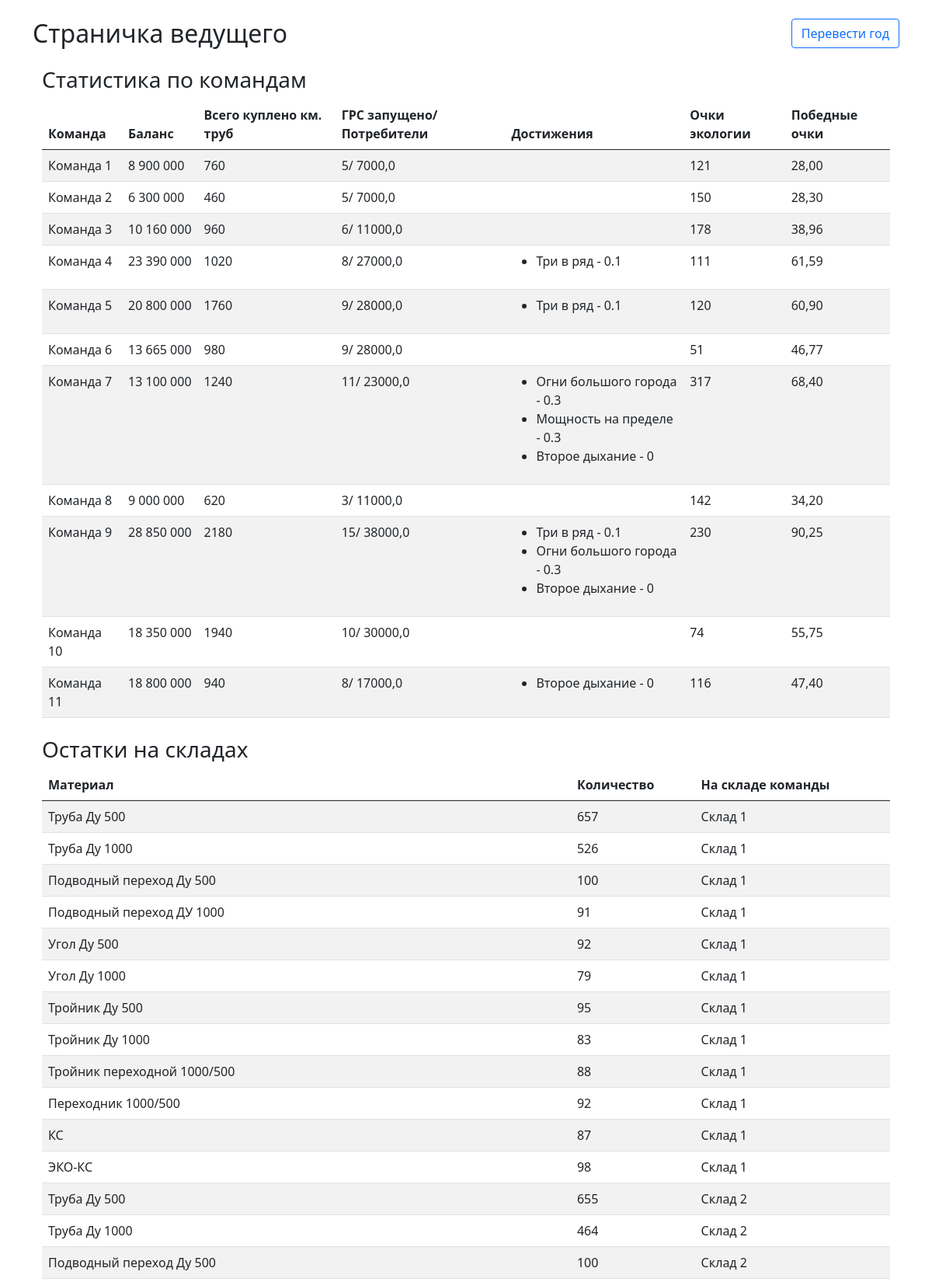
Screenshot of /control/ (upper part) with the database file from the repository.
### main/models.py (models this page shows, shortened)
class Team(models.Model):
    name = models.CharField(max_length=100, verbose_name='Имя команды')
    slug = models.SlugField(max_length=100)
    status = models.BooleanField(default=False, verbose_name='Активно')
    learn_les = models.BooleanField(default=False, verbose_name='Мастер ЛЭС')
    learn_grs = models.BooleanField(default=False, verbose_name='Оператор ГРС')
    learn_ks = models.BooleanField(default=False, verbose_name='Инженер ГKС')
    auto = models.IntegerField(default=0, verbose_name='Автотранспорт')

class EcoScore(models.Model):
    team = models.OneToOneField(Team, on_delete=models.CASCADE, related_name='eco_scores')
    score = models.FloatField(max_length=10, verbose_name='Всего баллов')

class Material(models.Model):
    name = models.CharField(max_length=100,verbose_name='Наименование')
    slug = models.SlugField(max_length=100, blank=True)
    price = models.FloatField(max_length=10, verbose_name='Стоимость')
    category = models.ForeignKey(Category, on_delete=models.SET_DEFAULT ,verbose_name='Категория', default='пусто')
    eco_score = models.FloatField(max_length=10, verbose_name='Экологический балл', default=0)

class ItemProperty(models.Model):
    material = models.ForeignKey(Material, on_delete=models.CASCADE, related_name='property')
    property_name = models.CharField(max_length=100)
    property_value = models.CharField(max_length=200)

### bank/models.py (models this page shows, shortened)
class Balance(models.Model):
    team = models.OneToOneField(Team, on_delete=models.CASCADE, related_name='balance')
    money = models.FloatField(max_length=10, verbose_name='Баланс')
    history = HistoricalRecords()

class ZakazItem(models.Model):
    zakaz = models.ForeignKey(Zakaz, on_delete=models.CASCADE)
    material = models.ForeignKey(Material, on_delete=models.CASCADE)
    price = models.FloatField(max_length=10)
    quantity = models.IntegerField()
    koeff = models.FloatField(max_length=10, default=1.0)
    refund = models.BooleanField(default=False, verbose_name='Возврат')
    profit_val = models.FloatField(max_length=10, default=0, verbose_name='Прибыль')
    profit_koeff = models.FloatField(max_length=10, default=0, verbose_name='Коэффициент прибыли')
    @property
    def calculate_profit(self):
        return self.profit_koeff * self.profit_val

### mtr/models.py (models this page shows, shortened)
class Stock(models.Model):
    warehouse = models.ForeignKey(
        Sklad,
        on_delete=models.CASCADE,
        related_name="stocks",
        verbose_name="Склад"
    )
    material = models.ForeignKey(
        Material,
        on_delete=models.CASCADE,
        related_name="stocks",
        verbose_name="Материал"
    )
    quantity = models.DecimalField(
        max_digits=15,
        decimal_places=3,
        default=0,
        verbose_name="Количество"
    )
    class Meta:
        unique_together = ("warehouse", "material")
        verbose_name = "Остаток"
        verbose_name_plural = "Остатки"

class Sklad(models.Model):
    name = models.CharField(max_length=100, verbose_name='Название склада')
    team = models.OneToOneField(Team, on_delete=models.CASCADE, related_name='sklad', blank=True, null=True)
    slug = models.SlugField(max_length=100, blank=True)
    category = models.CharField(max_length=100, verbose_name='Категория склада', blank=True)
    is_active = models.BooleanField(default=True, verbose_name='Активен')
    class Meta:
        verbose_name = "Склад"
        verbose_name_plural = "Склады"
        ordering = ["name"]

### main/views.py (the view)
# urls.py: path('control/', views.control, name='control'),
def control(request):
    teams = Team.objects.filter(status=True)
    stock = Stock.objects.filter(warehouse__team__in=teams)
    sklad = Sklad.objects.filter(is_active=True, team=None)
    stock_by_skalad = Stock.objects.filter(warehouse__in=sklad, material__category__slug__in=['trubi', 'ks', 'eco'])
    stock_by_skalad_grs = Shipment.objects.filter(from_warehouse__in=sklad, material__category__slug='grs').count()
    zakaz_items_premii = ZakazItem.objects.filter(material__category__slug='premii')
    bally = ItemProperty.objects.filter(property_name='winner_score')
    teams_items = []
    teams_grs = []
    win_score = []
    total_potrebiteli = []
    for team in teams:
        total_potrebitel = 0
        team_stock = Stock.objects.filter(warehouse__team=team)
        win_score.append({'team': team, 'score': calculate_win_score(team)})
        total = team_stock.filter(material__category__slug='trubi').aggregate(total=Sum('quantity'))['total'] or 0
        total_grs = team_stock.filter(material__category__slug='grs').aggregate(total=Sum('quantity'))['total'] or 0
        for grs in ZakazItem.objects.filter(zakaz__team=team, material__category__slug='grs', zakaz__status__pk=5):
            total_potrebitel += float(ItemProperty.objects.get(material=grs.material, property_name='potrebitel').property_value)
        total_potrebiteli.append({'team': team, 'total_potrebitel': total_potrebitel})
        teams_items.append({'team': team, 'items_count': total * 20})
        teams_grs.append({'team': team, 'total_grs': total_grs})
    return render(request, 'main/control.html', {'teams': teams,
                                                  'sklad': sklad,
                                                    'stock': stock,
                                                      'stock_by_skalad': stock_by_skalad,
                                                        'teams_items': teams_items,
                                                          'teams_grs': teams_grs,
                                                            'stock_by_skalad_grs': stock_by_skalad_grs,
                                                              'win_score': win_score,
                                                                'zakaz_items_premii': zakaz_items_premii,
                                                                'bally': bally,
                                                                'total_potrebiteli': total_potrebiteli})

### templates/main/control.html (shortened to what this page needs)
{% extends "base.html" %}
{% load static %}
{% load humanize %}
{% block content %}
<div class="container my-4">
  <div class="d-flex justify-content-between align-items-center mb-3">
    <h2 class="mb-0">Страничка ведущего</h2>
    <div>
        <a href="{% url 'main:next_year' %}" class="btn btn-outline-primary d-inline-flex align-items-center">
            Перевести год
        </a>
    </div>
  </div>
  <div class="container my-4">
    <h3>Статистика по командам</h3>
    <table class="table table-striped">
      <thead>
        <tr>
          <th>Команда</th>
          <th>Баланс</th>
          <th>Всего куплено км. труб</th>
          <th>ГРС запущено/Потребители</th>
          <th>Достижения</th>
          <th>Очки экологии</th>
          <th>Победные очки</th>
        </tr>
      </thead>
      <tbody>
        {% for team in teams %}
        <tr>
          <td>{{ team.name }}</td>
          <td>{{ team.balance.money|floatformat:0|intcomma }}</td>
          <td>{% for item in teams_items %}{% if item.team == team %}{{ item.items_count }}{% endif %}{% endfor %}</td>
          <td>{% for grs in teams_grs %}{% if grs.team == team %}{{ grs.total_grs }}/
          {% for potrebitel in total_potrebiteli %}
          {% if potrebitel.team == grs.team %}
          {{ potrebitel.total_potrebitel }}
          {% endif %}{% endfor %}
          {% endif %}{% endfor %}</td>
          <td>{% if zakaz_items_premii %}
          <ul>
          {% for item in zakaz_items_premii %}
          {% if item.zakaz.team == team %}
            <li> {{ item.material.name }} -
            {% for ball in bally %}
            {% if ball.material == item.material %}
            {{ ball.property_value }}
            {% endif %}
            {% endfor %}
            </li>
            {% endif %}
          {% endfor %}
          </ul>
          {% endif %}</td>
          <td>{{ team.eco_scores.score|floatformat:0  }}</td>
          <td>{% for item in win_score %}{% if item.team == team %}{{ item.score|floatformat:2 }}{% endif %}{% endfor %}</td>
        </tr>
        {% endfor %}
      </tbody>
    </table>
    </div>
    <div class="container my-4">
    <h3>Остатки на складах</h3>
    <table class="table table-striped">
      <thead>
        <tr>
          <th>Материал</th>
          <th>Количество</th>
          <th>На складе команды</th>
        </tr>
      </thead>
      <tbody>
        {% for stock in stock_by_skalad %}
        <tr>
          <td>{{ stock.material.name }}</td>
          <td>{{ stock.quantity| floatformat:0 }}</td>
          <td>{% if stock.warehouse.name %}{{ stock.warehouse.name }}{% else %}Склад{% endif %}</td>
        </tr>
        {% endfor %}
      </tbody>
    </table>
  </div>
{% endblock %}

### rows the page displays
Team: name "Команда 1", balance.money "8 900 000", items_count "760", total_grs "5", total_potrebitel "7000,0", eco_scores.score "121", score "28,00"
Team: name "Команда 2", balance.money "6 300 000", items_count "460", total_grs "5", total_potrebitel "7000,0", eco_scores.score "150", score "28,30"
Team: name "Команда 3", balance.money "10 160 000", items_count "960", total_grs "6", total_potrebitel "11000,0", eco_scores.score "178", score "38,96"
Team: name "Команда 4", balance.money "23 390 000", items_count "1020", total_grs "8", total_potrebitel "27000,0", eco_scores.score "111", score "61,59"
ZakazItem: material.name "Три в ряд"
ItemProperty: property_value "0.1"
Team: name "Команда 5", balance.money "20 800 000", items_count "1760", total_grs "9", total_potrebitel "28000,0", eco_scores.score "120", score "60,90"
ZakazItem: material.name "Три в ряд"
Team: name "Команда 6", balance.money "13 665 000", items_count "980", total_grs "9", total_potrebitel "28000,0", eco_scores.score "51", score "46,77"
Team: name "Команда 7", balance.money "13 100 000", items_count "1240", total_grs "11", total_potrebitel "23000,0", eco_scores.score "317", score "68,40"
ZakazItem: material.name "Огни большого города"
ItemProperty: property_value "0.3"
ZakazItem: material.name "Мощность на пределе"
ItemProperty: property_value "0.3"
ZakazItem: material.name "Второе дыхание"
ItemProperty: property_value "0"
Team: name "Команда 8", balance.money "9 000 000", items_count "620", total_grs "3", total_potrebitel "11000,0", eco_scores.score "142", score "34,20"
Team: name "Команда 9", balance.money "28 850 000", items_count "2180", total_grs "15", total_potrebitel "38000,0", eco_scores.score "230", score "90,25"
ZakazItem: material.name "Три в ряд"
ZakazItem: material.name "Огни большого города"
ZakazItem: material.name "Второе дыхание"
Team: name "Команда 10", balance.money "18 350 000", items_count "1940", total_grs "10", total_potrebitel "30000,0", eco_scores.score "74", score "55,75"
Team: name "Команда 11", balance.money "18 800 000", items_count "940", total_grs "8", total_potrebitel "17000,0", eco_scores.score "116", score "47,40"
ZakazItem: material.name "Второе дыхание"
Stock: material.name "Труба Ду 500", quantity "657", warehouse.name "Склад 1"
Stock: material.name "Труба Ду 1000", quantity "526", warehouse.name "Склад 1"
Stock: material.name "Подводный переход Ду 500", quantity "100", warehouse.name "Склад 1"
Stock: material.name "Подводный переход ДУ 1000", quantity "91", warehouse.name "Склад 1"
Stock: material.name "Угол Ду 500", quantity "92", warehouse.name "Склад 1"
Stock: material.name "Угол Ду 1000", quantity "79", warehouse.name "Склад 1"
Stock: material.name "Тройник Ду 500", quantity "95", warehouse.name "Склад 1"
Stock: material.name "Тройник Ду 1000", quantity "83", warehouse.name "Склад 1"
Stock: material.name "Тройник переходной 1000/500", quantity "88", warehouse.name "Склад 1"
Stock: material.name "Переходник 1000/500", quantity "92", warehouse.name "Склад 1"
Stock: material.name "КС", quantity "87", warehouse.name "Склад 1"
Stock: material.name "ЭКО-КС", quantity "98", warehouse.name "Склад 1"
Stock: material.name "Труба Ду 500", quantity "655", warehouse.name "Склад 2"
Stock: material.name "Труба Ду 1000", quantity "464", warehouse.name "Склад 2"
Stock: material.name "Подводный переход Ду 500", quantity "100", warehouse.name "Склад 2"
